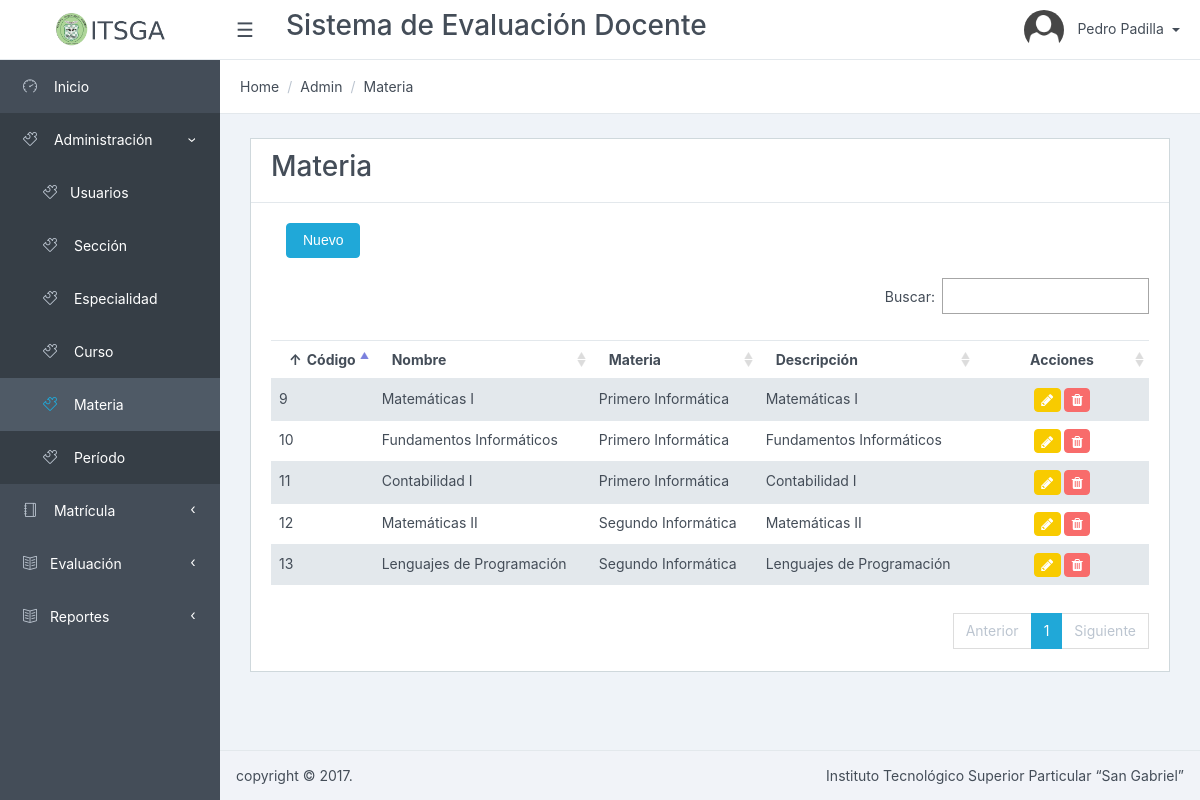
Page /Materia/listar/ (signed in) on the committed database.
### tables this page shows
CREATE TABLE `materia` (
  `materia_id` int(11) NOT NULL AUTO_INCREMENT,
  `nombre` varchar(256) NOT NULL,
  `descripcion` varchar(512) DEFAULT NULL,
  `curso_id` int(11) NOT NULL,
  `estado` tinyint(1) NOT NULL DEFAULT '1',
  PRIMARY KEY (`materia_id`),
  KEY `fk_materia_curso1` (`curso_id`),
  CONSTRAINT `fk_materia_curso1` FOREIGN KEY (`curso_id`) REFERENCES `curso` (`curso_id`) ON DELETE NO ACTION ON UPDATE NO ACTION
);

CREATE TABLE `curso` (
  `curso_id` int(11) NOT NULL AUTO_INCREMENT,
  `nombre` varchar(256) NOT NULL,
  `descripcion` varchar(512) DEFAULT NULL,
  `especialidad_id` int(11) NOT NULL,
  `estado` tinyint(1) NOT NULL DEFAULT '1',
  PRIMARY KEY (`curso_id`),
  KEY `fk_curso_especialidad1` (`especialidad_id`),
  CONSTRAINT `fk_curso_especialidad1` FOREIGN KEY (`especialidad_id`) REFERENCES `especialidad` (`especialidad_id`) ON DELETE NO ACTION ON UPDATE NO ACTION
);

### app/controllers/MateriaController.php (called while the page is built, shortened)
<?php
require_once (PATH_MODELS . "/MateriaModel.php");
class MateriaController {
	public function listar() {
		$model = new MateriaModel();
		$datos = $model->getlistadoMateria();
		require_once PATH_VIEWS."/Materia/view.list.php";
	}
}

### index.php (called while the page is built, shortened)
<?php
if(isset($_GET['action'])){
	$redirect = ($_GET['action']!='')?$_GET['action']:"listar";
}
$controller = new $controllerName();
$controller->$redirect();
?>

### public/views/Materia/index.php (called while the page is built, shortened)
<?php
require_once("../../../index.php");
?>

### app/models/MateriaModel.php (called while the page is built, shortened)
<?php
require_once(PATH_MODELS."/BaseModel.php");
class MateriaModel {
	public function getlistadoMateria(){
		$model = new BaseModel();
		$sql = "select materia.*, materia.materia_id as id, curso.nombre as curso from materia
				inner join curso on materia.curso_id = curso.curso_id
				where materia.estado = 1";
		return $model->execSql($sql, array(),true);
	}
}

### app/models/BaseModel.php (called while the page is built, shortened)
<?php
class BaseModel {
	private $pdo;
	private function openConexion() {
		try {
			$this->pdo = new PDO ( 'mysql:host=' . HOSTNAME_DATABASE . ';dbname=' . DATABASE . ';charset=utf8', USERNAME, PASSWORD );
			$this->pdo->setAttribute ( PDO::ATTR_ERRMODE, PDO::ERRMODE_EXCEPTION );
		} catch ( Exception $e ) {
			die ( $e->getMessage () );
		}
	}
	private function closeConexion() {
		$this->pdo = null;
	}
	public function execSql($sql, $parameters, $list = false, $obtainId = false) {
		try {
			$stm = $this->pdo->prepare ( $sql );
			$stm->execute ( $parameters );
			if ($obtainId) {
				$result = $this->pdo->lastInsertId ();
			} else {
				if ($list) {
					$result = $stm->fetchAll ( PDO::FETCH_OBJ );
				} else {
					$result = $stm->fetch ( PDO::FETCH_OBJ );
				}
			}
		} catch ( Exception $e ) {
			die ( $e->getMessage () );
		}
		return $result;
	}
}

### public/views/Materia/view.list.php (the view, shortened to what this page needs)
<?php include_once PATH_TEMPLATE.'/header.php';?>
<div class="card">
<div class="card-header">
    	<h3>Materia</h3>
</div>
<div class="card-block">
	<div class="col-lg-12">
		<button type="button" data-id="0" class="btn btn-primary" data-toggle="modal" data-target="#myModal">
          Nuevo
         </button>
	</div>
	<table class="table table-striped" id="dataTables-example" >
    <thead>
	    <tr>
	    	<th>Código</th>
	    	<th>Nombre</th>
	    	<th>Materia</th>
	    	<th>Descripción</th>
		    <th style="text-align: center; width: 20%">Acciones</th>
	    </tr>
    </thead>
    <tbody>
    	<?php foreach ($datos as $item) {
    		echo "<tr><td>".$item->id."</td>";
    		echo "<td>".$item->nombre."</td>";
    		echo "<td>".$item->curso."</td>";
    		echo "<td>".$item->descripcion."</td>";
    		echo "<td align='center'><a href='#' class='btn btn-warning btn-sm' data-id='".$item->id."' data-toggle='modal' data-target='#myModal' title='Editar' ><i class='fa fa-pencil'></i></a>
					  <a href='javascript:if(confirm(\"Est\u00e1 seguro que desea eliminar el elemento seleccionado?\")){redirect(".$item->id.");}' class='btn btn-danger btn-sm' title='Eliminar'><i class='fa fa-trash'></i></a></td>";
    	}?>
    </tbody>
    </table>
</div>
</div>
<?php include_once PATH_TEMPLATE.'/footer.php';?>
<link href="<?php echo PATH_CSS; ?>/dataTables.bootstrap.css" rel="stylesheet">
<link href="<?php echo PATH_CSS; ?>/bootstrapValidator.min.css" rel="stylesheet">
</body>
</html>

### rows in the picture
materia: materia_id "9", nombre "Matemáticas I", curso.nombre "Primero Informática", descripcion "Matemáticas I"
materia: materia_id "10", nombre "Fundamentos Informáticos", curso.nombre "Primero Informática", descripcion "Fundamentos Informáticos"
materia: materia_id "11", nombre "Contabilidad I", curso.nombre "Primero Informática", descripcion "Contabilidad I"
materia: materia_id "12", nombre "Matemáticas II", curso.nombre "Segundo Informática", descripcion "Matemáticas II"
materia: materia_id "13", nombre "Lenguajes de Programación", curso.nombre "Segundo Informática", descripcion "Lenguajes de Programación"

### other values in the picture
$_SESSION['SESSION_USER']->nombres "Pedro"
$_SESSION['SESSION_USER']->apellidos "Padilla"
$title "Materia"
